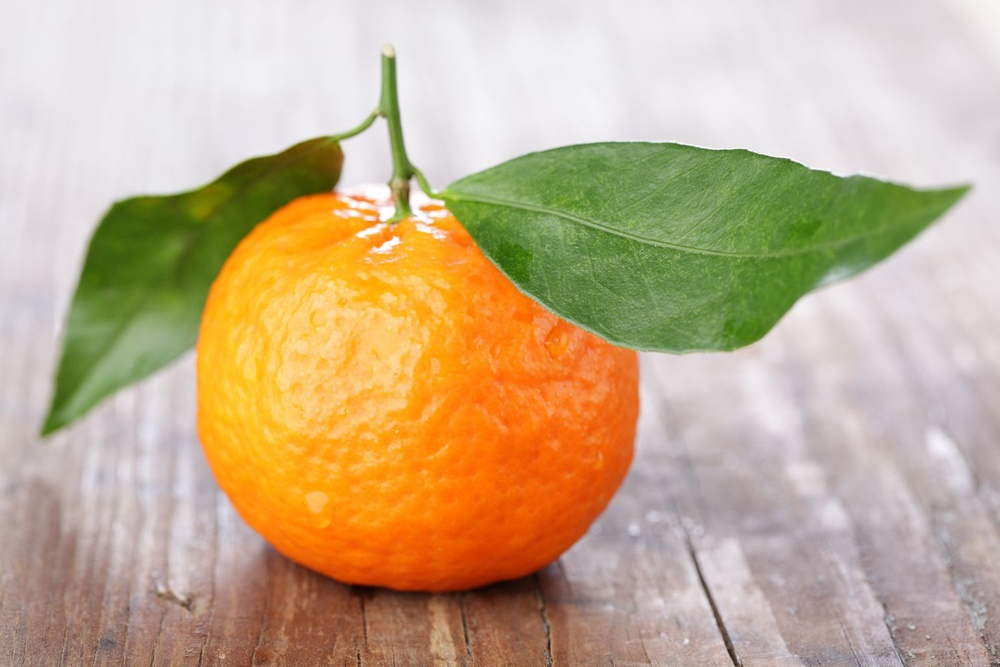
#> input picture Image-processing/Image-Processing/Thresholding/Orange.jpg, 1000 x 667 px, shrunk from 1500 x 1000 before the run
$ jupyter execute --allow-errors 'Lecture1 & 2.ipynb'
#> lines starting #> are read from the running program, lines starting #| are printed output that depends on the picture; after the words box and inside, x2 and y2 are one past the last pixel; in counts of white or black regions, pixels touching at a corner belong together
## Image Loading and Showing

### MatplotLib

[cell 1]
import matplotlib.pyplot as plt
image_path = 'Sun-Flower.jpeg'
#> (the rest of this cell did not finish here and is left out)

#> (a cell that did not finish here is left out)

#> (a cell that did not finish here is left out)

#> (a cell that did not finish here is left out)

### OpenCV

[cell 5]
import cv2
from matplotlib import pyplot as plt

# Load an image
image_path = 'Sun-Flower.jpeg'  # Use your image path
#> image_path = 'Sun-Flower.jpeg'
image = cv2.imread(image_path) # loading image using openCV

# Display the image
#> (the rest of this cell did not finish here and is left out)

**Why the image looks different?**

OpenCV uses BGR image format. So, when we read an image using cv2. imread() it interprets in BGR format by default.

**OpenCV loads image in BGR and we are plotting RGB Image**

**So we need to convert the BGR to RGB**

#> (a cell that did not finish here is left out)

### PIL

[cell 7]
from PIL import Image
import matplotlib.pyplot as plt

# Load an image
image_path = 'Sun-Flower.jpeg'  # Upload your image to Colab
#> (the rest of this cell did not finish here and is left out)

### Color channel

[cell 8]
import cv2
import matplotlib.pyplot as plt

[cell 9]
image = cv2.imread('Sun-Flower.jpeg')

#> (the rest of this cell did not finish here and is left out)

[cell 10]
plt.figure(figsize=(6, 10))

plt.subplot(2, 2, 1)
#> (the rest of this cell did not finish here and is left out)

## ColorSpace conversion

[cell 11]
# Matplotlib is usually pre-installed in Colab, but you can install it if needed
# !pip install matplotlib

import matplotlib.pyplot as plt
import numpy as np
import cv2

# Load an image
image_path = 'Sun-Flower.jpeg'  # Upload your image to Colab
image = cv2.imread(image_path)

# Convert BGR to Grayscale
#> (the rest of this cell did not finish here and is left out)

## Image Thresholding (Global)

[cell 12]
import cv2 as cv
import numpy as np
from matplotlib import pyplot as plt

img = cv.imread('Orange.jpg', cv.IMREAD_GRAYSCALE)
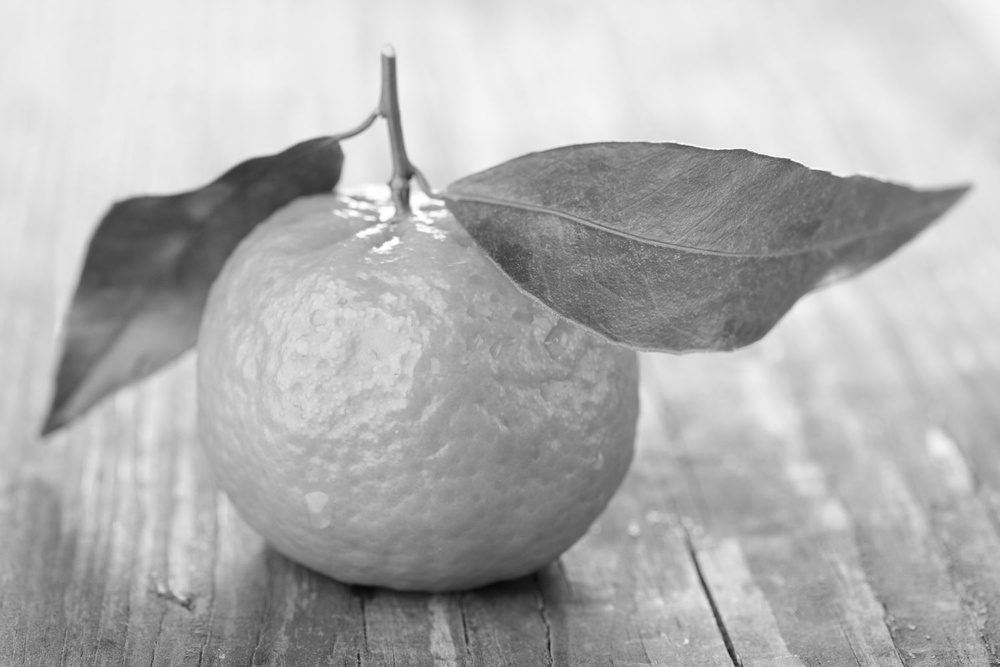
#> img: shape (667, 1000); min 9, max 255, mean 177.3

# cv.threshold(gray_img, threshold_val, max_val, threshold_type)

# ret,thresh1 = cv.threshold(img, 190,255, cv.THRESH_BINARY)
ret,thresh1 = cv.threshold(img, 127,255, cv.THRESH_BINARY)
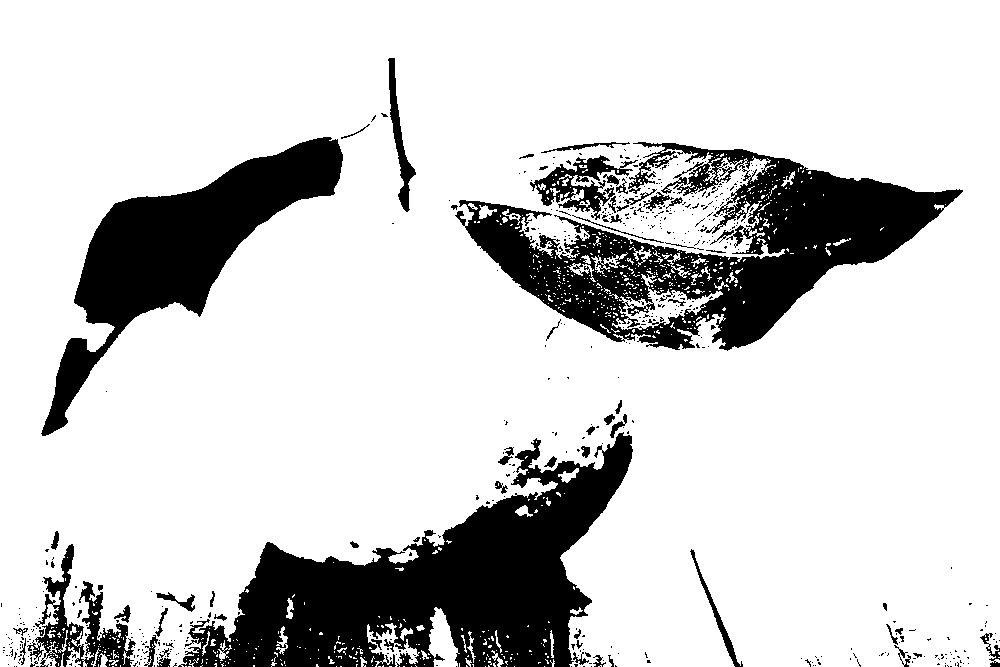
#> thresh1: shape (667, 1000); 81.2% white; 540 black regions (477 under 20 px), largest, box (x1, y1, x2, y2) and area: (178, 432, 633, 667) 46092, (455, 142, 963, 351) 39652, (41, 137, 343, 436) 25780
ret,thresh2 = cv.threshold(img, 127,255, cv.THRESH_BINARY_INV)

ret,thresh3 = cv.threshold(img, 127,255, cv.THRESH_TRUNC) # >threshold = threshold; <= unchanged
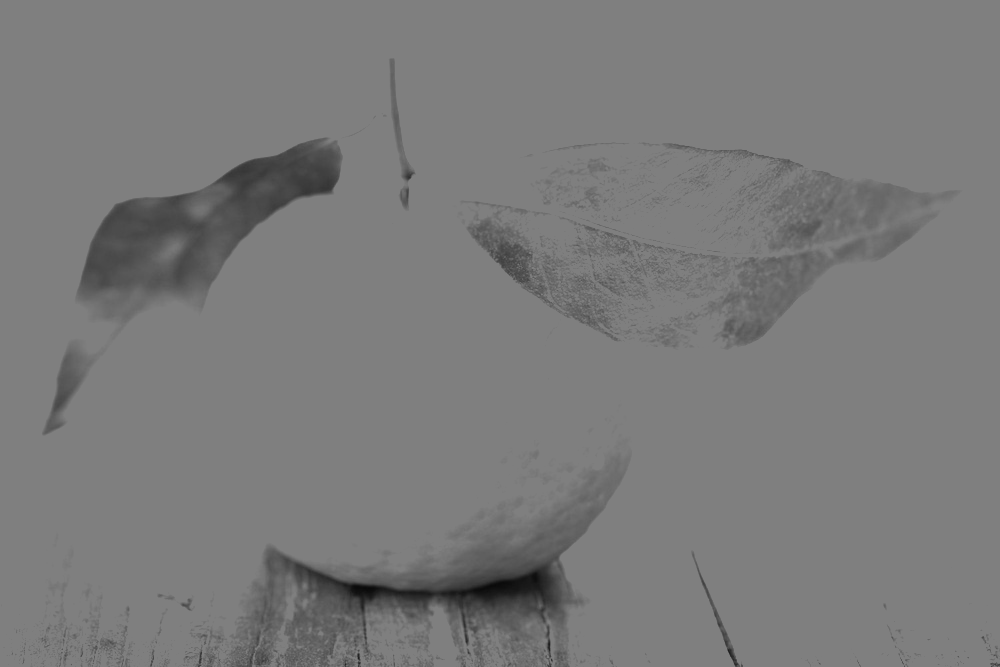
#> thresh3: shape (667, 1000); min 9, max 127, mean 122.5
ret,thresh4 = cv.threshold(img, 127,255, cv.THRESH_TOZERO) # >threshold unchanged; <= 0(black);
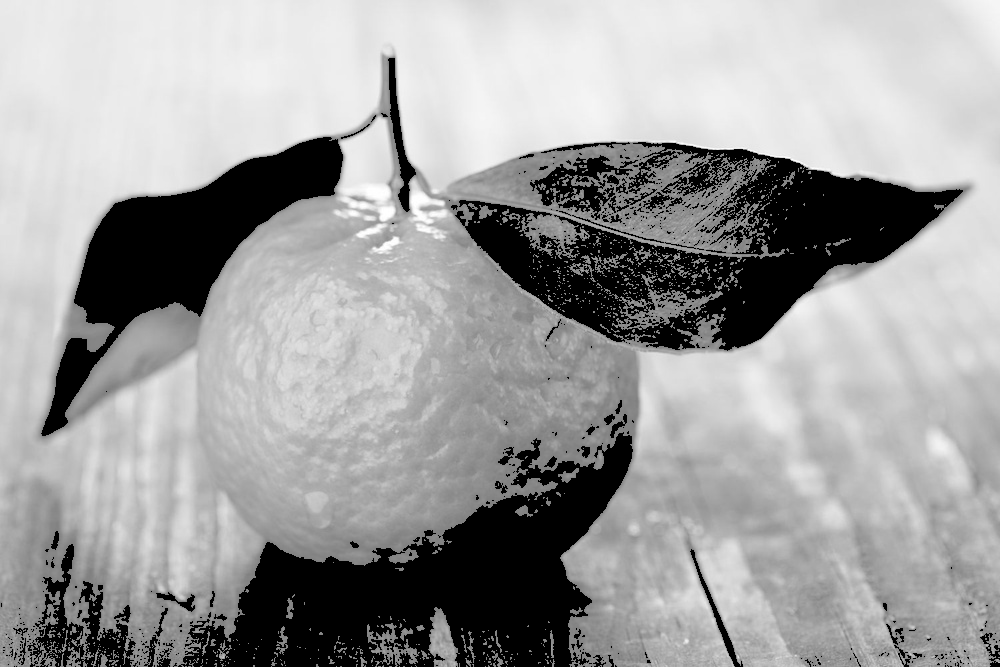
#> thresh4: shape (667, 1000); min 0, max 255, mean 158
ret,thresh5 = cv.threshold(img, 127,255, cv.THRESH_TOZERO_INV) # >threshold = 0(black); <= unchanged
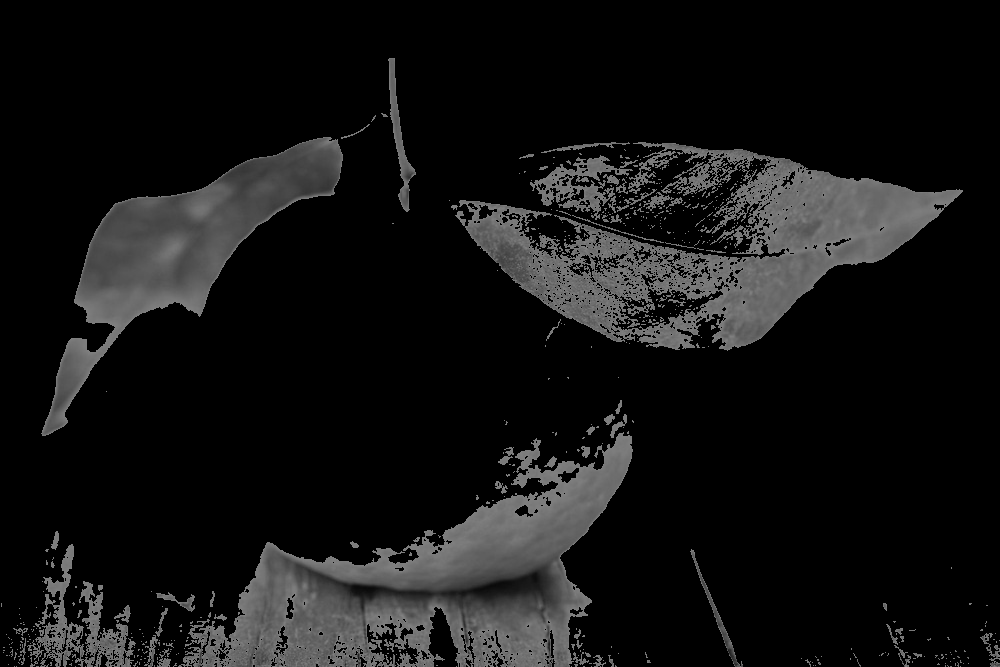
#> thresh5: shape (667, 1000); min 0, max 127, mean 19.3

titles = ['Original Image','BINARY','BINARY_INV','TRUNC','TOZERO','TOZERO_INV']
images = [img, thresh1, thresh2, thresh3, thresh4, thresh5]

for i in range(6):
    plt.subplot(2,3,i+1),plt.imshow(images[i],'gray',vmin=0,vmax=255)
    plt.title(titles[i])
    plt.xticks([]),plt.yticks([])

plt.show()
